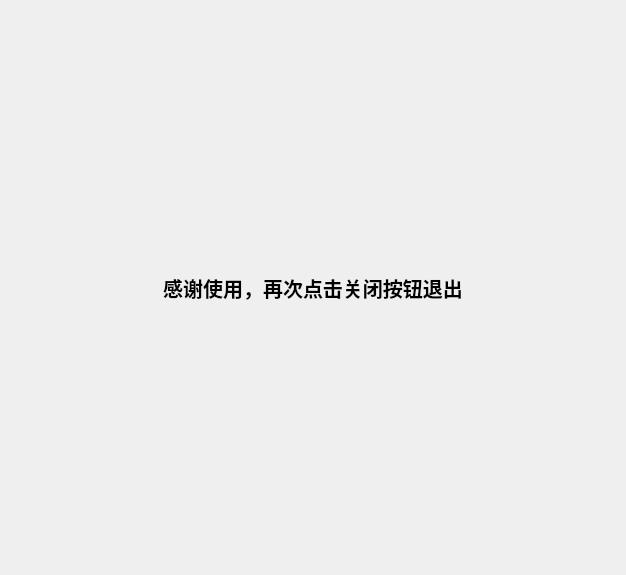
<?xml version="1.0" encoding="UTF-8"?>
<ui version="4.0">
 <class>Thanks</class>
 <widget class="QWidget" name="Thanks">
  <property name="geometry">
   <rect>
    <x>0</x>
    <y>0</y>
    <width>626</width>
    <height>575</height>
   </rect>
  </property>
  <property name="windowTitle">
   <string>Form</string>
  </property>
  <layout class="QGridLayout" name="gridLayout">
   <item row="0" column="0">
    <widget class="QLabel" name="label">
     <property name="font">
      <font>
       <pointsize>15</pointsize>
       <weight>75</weight>
       <bold>true</bold>
      </font>
     </property>
     <property name="text">
      <string>感谢使用，再次点击关闭按钮退出</string>
     </property>
     <property name="textFormat">
      <enum>Qt::AutoText</enum>
     </property>
     <property name="alignment">
      <set>Qt::AlignCenter</set>
     </property>
    </widget>
   </item>
  </layout>
 </widget>
 <resources/>
 <connections/>
</ui>
